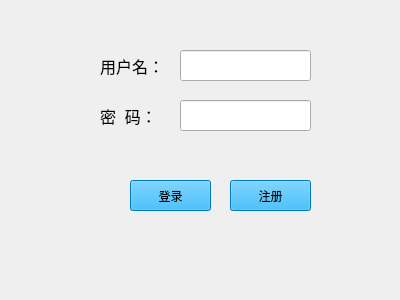
<?xml version="1.0" encoding="UTF-8"?>
<ui version="4.0">
 <class>Form</class>
 <widget class="QWidget" name="Form">
  <property name="geometry">
   <rect>
    <x>0</x>
    <y>0</y>
    <width>400</width>
    <height>300</height>
   </rect>
  </property>
  <property name="windowTitle">
   <string>Mychat</string>
  </property>
  <property name="styleSheet">
   <string notr="true"/>
  </property>
  <widget class="QLabel" name="labe_lname">
   <property name="geometry">
    <rect>
     <x>100</x>
     <y>50</y>
     <width>71</width>
     <height>31</height>
    </rect>
   </property>
   <property name="font">
    <font>
     <pointsize>12</pointsize>
    </font>
   </property>
   <property name="styleSheet">
    <string notr="true">border-color: rgb(85, 85, 255);</string>
   </property>
   <property name="text">
    <string>用户名：</string>
   </property>
  </widget>
  <widget class="QLabel" name="label_password">
   <property name="geometry">
    <rect>
     <x>100</x>
     <y>100</y>
     <width>71</width>
     <height>31</height>
    </rect>
   </property>
   <property name="font">
    <font>
     <pointsize>12</pointsize>
    </font>
   </property>
   <property name="styleSheet">
    <string notr="true">border-color: rgb(255, 85, 255);</string>
   </property>
   <property name="text">
    <string>密  码：</string>
   </property>
  </widget>
  <widget class="QPushButton" name="pushButton_login">
   <property name="geometry">
    <rect>
     <x>130</x>
     <y>180</y>
     <width>81</width>
     <height>31</height>
    </rect>
   </property>
   <property name="styleSheet">
    <string notr="true">background-color: rgb(0, 170, 255);</string>
   </property>
   <property name="text">
    <string>登录</string>
   </property>
  </widget>
  <widget class="QPushButton" name="pushButton_register">
   <property name="geometry">
    <rect>
     <x>230</x>
     <y>180</y>
     <width>81</width>
     <height>31</height>
    </rect>
   </property>
   <property name="styleSheet">
    <string notr="true">background-color: rgb(0, 170, 255);</string>
   </property>
   <property name="text">
    <string>注册</string>
   </property>
  </widget>
  <widget class="QLineEdit" name="lineEdit_name">
   <property name="geometry">
    <rect>
     <x>180</x>
     <y>50</y>
     <width>131</width>
     <height>31</height>
    </rect>
   </property>
   <property name="styleSheet">
    <string notr="true">border-color: rgb(255, 255, 0);</string>
   </property>
  </widget>
  <widget class="QLineEdit" name="lineEdit_password">
   <property name="geometry">
    <rect>
     <x>180</x>
     <y>100</y>
     <width>131</width>
     <height>31</height>
    </rect>
   </property>
   <property name="styleSheet">
    <string notr="true">border-color: rgb(255, 255, 0);</string>
   </property>
  </widget>
 </widget>
 <resources/>
 <connections/>
</ui>
